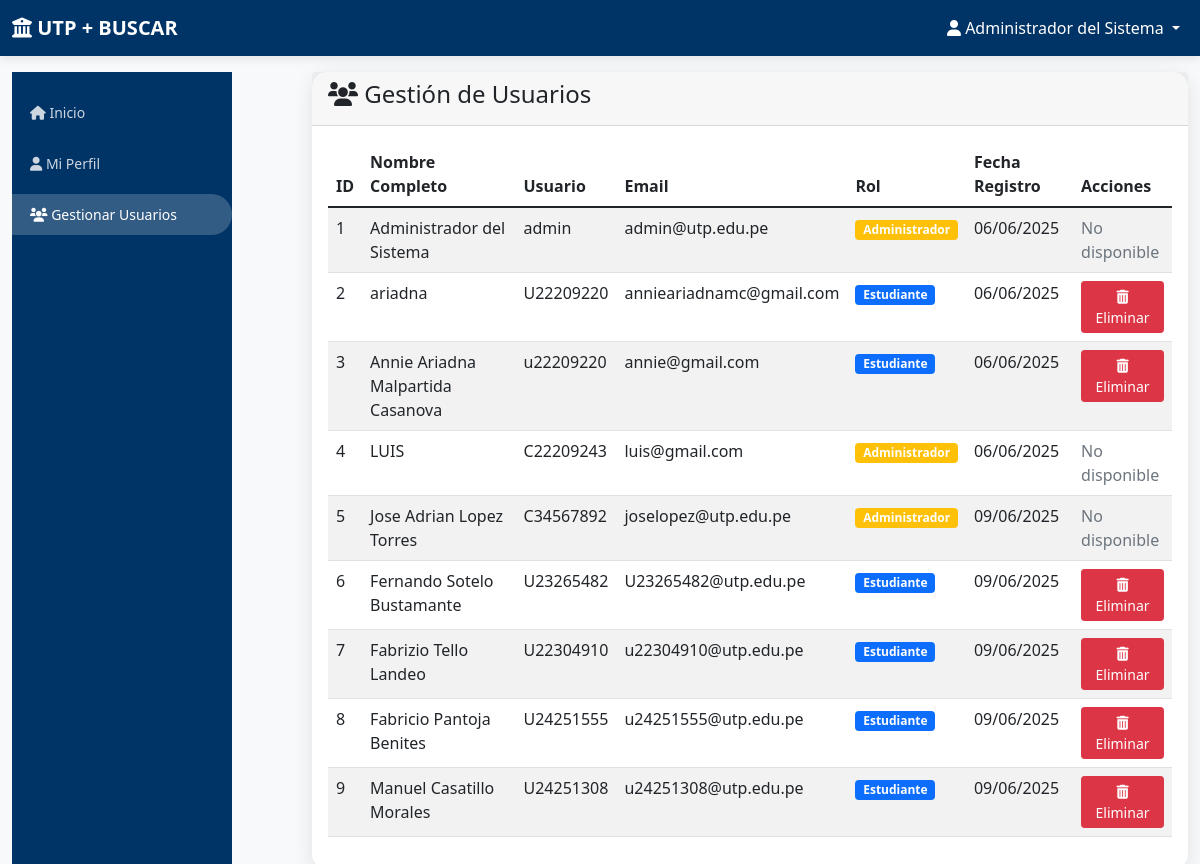
/admin/users (signed in), run on an earlier commit of the app's database.
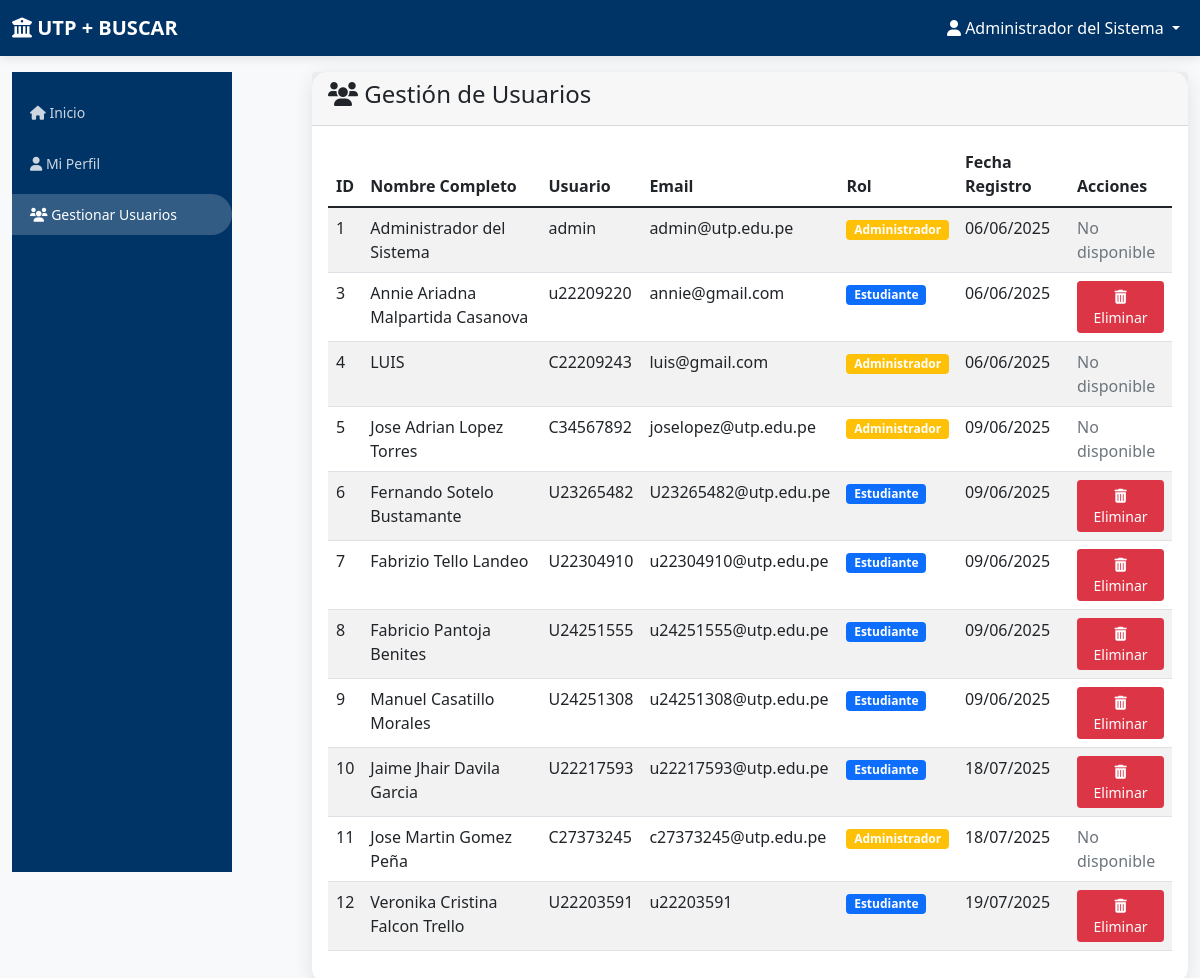
And on a later commit of the database.
### app.py (models this page shows)
class User(db.Model):
    id = db.Column(db.Integer, primary_key=True)
    username = db.Column(db.String(80), unique=True, nullable=False)
    email = db.Column(db.String(120), unique=True, nullable=False)
    password_hash = db.Column(db.String(120), nullable=False)
    full_name = db.Column(db.String(100), nullable=False)
    role = db.Column(db.String(20), default='student')  # 'admin' or 'student'
    created_at = db.Column(db.DateTime, default=datetime.utcnow)

### app.py (the view)
@app.route('/admin/users')
def admin_users():
    if 'user_id' not in session or session['role'] != 'admin':
        flash('No tienes permisos para acceder a esta página', 'error')
        return redirect(url_for('dashboard'))
    users = User.query.all()
    return render_template('admin_users.html', users=users)

### templates/admin_users.html (shortened to what this page needs)
{% extends "base.html" %}
{% block content %}
<div class="row">
    <div class="col-md-3">
        <div class="sidebar">
            <div class="nav flex-column">
                <a class="nav-link" href="{{ url_for('dashboard') }}">
                    <i class="fas fa-home"></i> Inicio
                </a>
                <a class="nav-link" href="{{ url_for('profile') }}">
                    <i class="fas fa-user"></i> Mi Perfil
                </a>
                <a class="nav-link active" href="{{ url_for('admin_users') }}">
                    <i class="fas fa-users"></i> Gestionar Usuarios
                </a>
            </div>
        </div>
    </div>
    <div class="col-md-9">
        <div class="card">
            <div class="card-header">
                <h4><i class="fas fa-users"></i> Gestión de Usuarios</h4>
            </div>
            <div class="card-body">
                <div class="table-responsive">
                    <table class="table table-striped">
                        <thead>
                            <tr>
                                <th>ID</th>
                                <th>Nombre Completo</th>
                                <th>Usuario</th>
                                <th>Email</th>
                                <th>Rol</th>
                                <th>Fecha Registro</th>
                                <th>Acciones</th>
                            </tr>
                        </thead>
                        <tbody>
                            {% for user in users %}
                            <tr>
                                <td>{{ user.id }}</td>
                                <td>{{ user.full_name }}</td>
                                <td>{{ user.username }}</td>
                                <td>{{ user.email }}</td>
                                <td>
                                    <span class="badge {{ 'bg-warning' if user.role == 'admin' else 'bg-primary' }}">
                                        {{ 'Administrador' if user.role == 'admin' else 'Estudiante' }}
                                    </span>
                                </td>
                                <td>{{ user.created_at.strftime('%d/%m/%Y') }}</td>
                                <td>
                                    {% if user.role != 'admin' %}
                                    <form action="{{ url_for('eliminar_usuario', user_id=user.id) }}" method="POST" style="display:inline;" onsubmit="return confirm('¿Estás segura de que deseas eliminar a {{ user.username }}?');">
                                        <button type="submit" class="btn btn-sm btn-danger">
                                            <i class="fas fa-trash-alt"></i> Eliminar
                                        </button>
                                    </form>
                                    {% else %}
                                    <span class="text-muted">No disponible</span>
                                    {% endif %}
                                </td>
                            </tr>
                            {% endfor %}
                        </tbody>
                    </table>
                </div>
            </div>
        </div>
    </div>
</div>
{% endblock %}

### templates/base.html (shortened to what this page needs)
<!DOCTYPE html>
<html lang="es">
<head>
    <link href="https://cdn.jsdelivr.net/npm/bootstrap@5.1.3/dist/css/bootstrap.min.css" rel="stylesheet">
    <link href="https://cdnjs.cloudflare.com/ajax/libs/font-awesome/6.0.0/css/all.min.css" rel="stylesheet">
</head>
<body>
    <nav class="navbar navbar-expand-lg navbar-dark">
        <div class="container-fluid">
            <a class="navbar-brand" href="{{ url_for('dashboard') }}">
                <i class="fas fa-university"></i> UTP + BUSCAR
            </a>
            {% if session.user_id %}
            <div class="navbar-nav ms-auto">
                <div class="nav-item dropdown">
                    <a class="nav-link dropdown-toggle text-white" href="#" id="navbarDropdown" role="button" data-bs-toggle="dropdown">
                        <i class="fas fa-user"></i> {{ session.full_name }}
                    </a>
                </div>
            </div>
            {% endif %}
        </div>
    </nav>
    <div class="container-fluid mt-3">
        {% block content %}{% endblock %}
    </div>
</body>
</html>

What changed in the data, as far as the page shows it:
removed User: id "2", full_name "ariadna", username "U22209220", email "annieariadnamc@gmail.com", role "Estudiante", created_at "06/06/2025"
added User: id "10", full_name "Jaime Jhair Davila Garcia", username "U22217593", email "u22217593@utp.edu.pe", role "Estudiante", created_at "18/07/2025"
added User: id "11", full_name "Jose Martin Gomez Peña", username "C27373245", email "c27373245@utp.edu.pe", role "Administrador", created_at "18/07/2025", shows "No disponible"
added User: id "12", full_name "Veronika Cristina Falcon Trello", username "U22203591", email "u22203591", role "Estudiante", created_at "19/07/2025"
